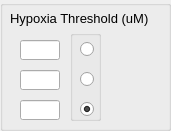
           <widget class="QGroupBox" name="groupBox_ht">
            <property name="geometry">
             <rect>
              <x>740</x>
              <y>20</y>
              <width>171</width>
              <height>131</height>
             </rect>
            </property>
            <property name="title">
             <string/>
            </property>
            <widget class="QLineEdit" name="line_HYPOXIA_3">
             <property name="geometry">
              <rect>
               <x>20</x>
               <y>100</y>
               <width>40</width>
               <height>20</height>
              </rect>
             </property>
             <property name="alignment">
              <set>Qt::AlignRight|Qt::AlignTrailing|Qt::AlignVCenter</set>
             </property>
            </widget>
            <widget class="QGroupBox" name="groupBox_hypoxia">
             <property name="geometry">
              <rect>
               <x>70</x>
               <y>30</y>
               <width>31</width>
               <height>91</height>
              </rect>
             </property>
             <property name="title">
              <string/>
             </property>
             <property name="flat">
              <bool>true</bool>
             </property>
             <widget class="QRadioButton" name="radioButton_hypoxia_1">
              <property name="geometry">
               <rect>
                <x>10</x>
                <y>10</y>
                <width>21</width>
                <height>18</height>
               </rect>
              </property>
              <property name="text">
               <string/>
              </property>
             </widget>
             <widget class="QRadioButton" name="radioButton_hypoxia_2">
              <property name="geometry">
               <rect>
                <x>10</x>
                <y>40</y>
                <width>21</width>
                <height>18</height>
               </rect>
              </property>
              <property name="text">
               <string/>
              </property>
             </widget>
             <widget class="QRadioButton" name="radioButton_hypoxia_3">
              <property name="geometry">
               <rect>
                <x>10</x>
                <y>70</y>
                <width>21</width>
                <height>18</height>
               </rect>
              </property>
              <property name="text">
               <string/>
              </property>
              <property name="checked">
               <bool>true</bool>
              </property>
             </widget>
            </widget>
            <widget class="QLineEdit" name="line_HYPOXIA_1">
             <property name="geometry">
              <rect>
               <x>20</x>
               <y>40</y>
               <width>40</width>
               <height>20</height>
              </rect>
             </property>
             <property name="alignment">
              <set>Qt::AlignRight|Qt::AlignTrailing|Qt::AlignVCenter</set>
             </property>
            </widget>
            <widget class="QLineEdit" name="line_HYPOXIA_2">
             <property name="geometry">
              <rect>
               <x>20</x>
               <y>70</y>
               <width>40</width>
               <height>20</height>
              </rect>
             </property>
             <property name="alignment">
              <set>Qt::AlignRight|Qt::AlignTrailing|Qt::AlignVCenter</set>
             </property>
            </widget>
            <widget class="QMyLabel" name="label_DUMMY_HYPOXIA_THRESHOLD">
             <property name="geometry">
              <rect>
               <x>10</x>
               <y>10</y>
               <width>141</width>
               <height>16</height>
              </rect>
             </property>
             <property name="font">
              <font>
               <pointsize>10</pointsize>
              </font>
             </property>
             <property name="text">
              <string>Hypoxia Threshold (uM)</string>
             </property>
            </widget>
           </widget>
